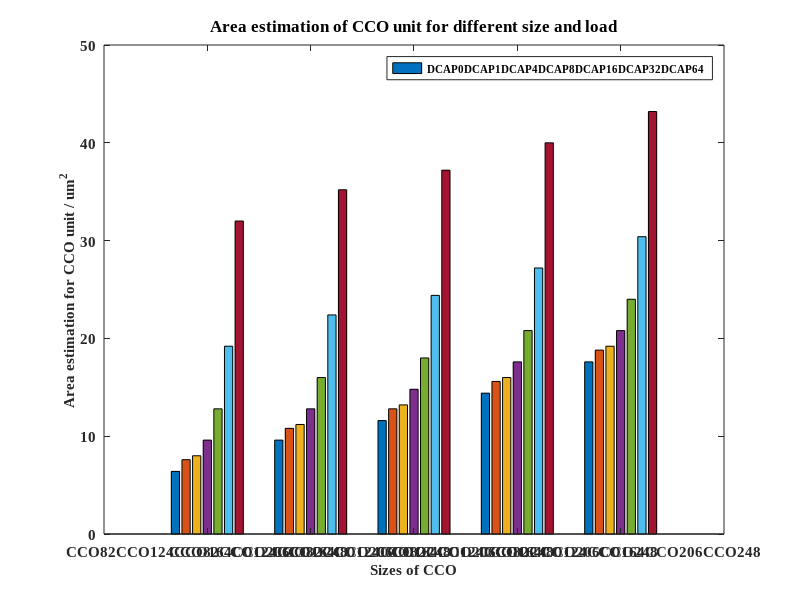

MATLAB code to generate this figure:
%%% Area consideration of CCO
%12/23/2021

% input
%CCO_size = 1;
%CCO_load = 6;
N = 1;%15;%63;
S = 1;%2;%4;

%height of standard cell
H = 1;%1.8;

%scale factor
factor = 0.7;

%%%%%%%%%%%%%%%%%%%%%%%%
CCO_size_lib = ["CCO82", "CCO124", "CCO164", "CCO206", "CCO248"];
%sum of 2 inv
CCO_size_lib_size = [3.2, 4.8, 5.8, 7.2, 8.8];

CCO_load_lib = ["DCAP0", "DCAP1", "DCAP4", "DCAP8", "DCAP16", "DCAP32", "DCAP64"];
%size of 1 DCAP
CCO_load_lib_size = [0, 0.6, 0.8, 1.6, 3.2, 6.4, 12.8];
%%%%%%%%%%%%%%%%%%%%%%%%

size_CCO_size_lib_size = size(CCO_size_lib_size);
size_CCO_load_lib_size = size(CCO_load_lib_size);

area_CCO = zeros(size_CCO_size_lib_size(2), size_CCO_load_lib_size(2));
%CCO
for CCO_size = 1:size_CCO_size_lib_size(2)
    for CCO_load = 1:size_CCO_load_lib_size(2)
        area_CCO(CCO_size, CCO_load) = (CCO_size_lib_size(CCO_size) + CCO_load_lib_size(CCO_load))*2 * N * S * H;
        area_CCO_act(CCO_size, CCO_load) = area_CCO(CCO_size, CCO_load)/factor;
    end
end

bar(area_CCO);
title('Area estimation of CCO unit for different size and load')
set(gca,'xticklabel',CCO_size_lib,'Fontname', 'Times New Roman','FontWeight','bold','FontSize',11);
xlabel({'Sizes of CCO'},'Fontname', 'Times New Roman','FontWeight','bold','FontSize',11)
ylabel({'Area estimation for CCO unit / um^2'},'Fontname', 'Times New Roman','FontWeight','bold','FontSize',11)
legend(CCO_load_lib);
set(legend,'Fontname', 'Times New Roman','FontWeight','bold','FontSize',8)
